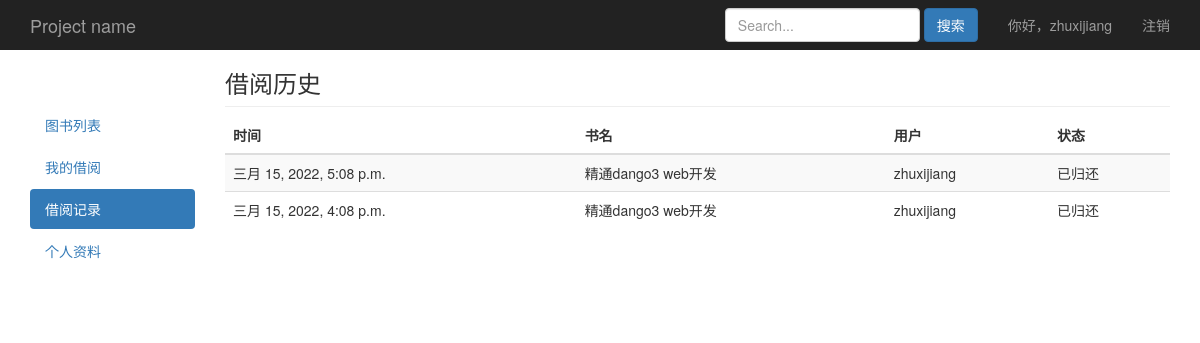
Before: /book/record/ (signed in) with the older database file.
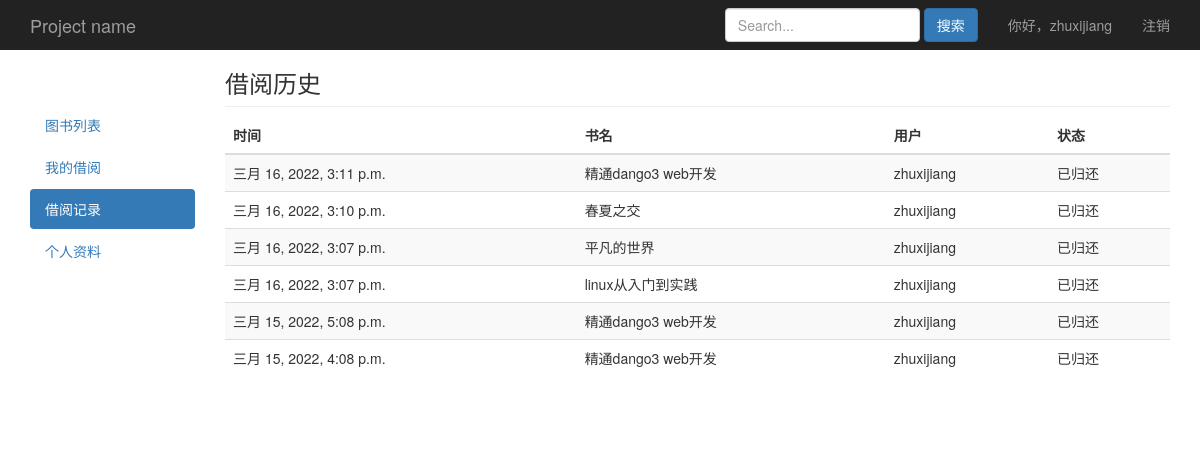
After: the same page with the newer database file.
### book/models.py (models this page shows)
class Order(models.Model):
    choice_status = (
        (1,'预定中'),
        (2,'已借阅'),
        (3,'归还中'),
        (4,'已归还'),
    )
    m_time = models.DateTimeField(auto_now=True,verbose_name='更新时间')
    username = models.ForeignKey(settings.AUTH_USER_MODEL,on_delete=models.CASCADE,related_name='log_username',verbose_name='用户')
    book = models.ForeignKey(Book,on_delete=models.CASCADE,related_name='log_book',verbose_name='书名')
    status = models.SmallIntegerField(choices=choice_status,verbose_name='状态')
    class Meta:
        verbose_name_plural = '借阅订单'
    def audit(self):
        if self.status == 1:
            return format_html(
                '<button type="button" class="el-button el-button--primary el-button--small"> \
                <a href="/borrow_out/{}/"><span style="color:#FFF">借出</span></a></button>',self.id
            )
        elif self.status == 3:
            return format_html(
                '<button type="button" class="el-button stop-submit el-button--danger el-button--small"> \
                <a href="/return_in/{}/"><span style="color:#FFF">归还</span></a></button>',self.id
            )
    audit.short_description = '审核'

class Book(models.Model):
    name = models.CharField(max_length=30,blank=False,verbose_name='书名')
    category = models.ForeignKey(Category,on_delete=models.CASCADE,default='',blank=False,related_name='books_category',verbose_name='类别')
    author = models.CharField(max_length=30,null=True,blank=False,verbose_name='作者')
    publisher = models.CharField(max_length=30,null=True,blank=False,verbose_name='出版社')
    count = models.IntegerField(default=1,verbose_name='库存')
    img = models.ImageField(upload_to='book_img/%Y/%m/%d/',blank=True,null=True,default='book_img/default.jpg',verbose_name='书籍图片')
    content = models.TextField(null=True,blank=True,verbose_name='内容简介')
    create_time = models.DateTimeField(auto_now_add=True,verbose_name='入库时间')
    class Meta:
        verbose_name_plural = '图书列表'
    def __str__(self):
        return self.name

class UserProfile(AbstractUser):
    choice_gender = (
        ('male','男'),
        ('female','女'),
    )
    gender = models.CharField(max_length=6,choices=choice_gender,default='male',verbose_name='性别')
    mobile = models.IntegerField(null=True,verbose_name='手机号码')
    class Meta:
        verbose_name_plural = '用户列表'
    def __str__(self):
        return self.username

### book/views.py (the view)
# urls.py: path('book/record/',views.record,name='book_record'),
@login_required
def record(request):
	obj_order = Order.objects.filter(username=request.user,status=4).order_by('-m_time')
	paginator = Paginator(obj_order,10)
	page = request.GET.get('page')
	try:
		obj_order = paginator.page(page)
	except PageNotAnInteger:
		obj_order = paginator.page(1)
	except EmptyPage:
		obj_order = paginator.page(paginator.num_pages)
	return render(request,'book/record.html',locals())

### book/templates/book/record.html (shortened to what this page needs)
{% extends "book/base.html" %}
{% block nav%}
<ul class="nav nav-pills nav-stacked">
  <li><a href="/">图书列表</a></li>
  <li><a href="/book/myborrow/">我的借阅</a></li>
  <li class="active"><a href="/book/record/">借阅记录<span class="sr-only">(current)</span></a></li>
  <li><a href="/book/usercenter/">个人资料</a></li>
</ul>
{% endblock %}
{% block content %}
<h3 class="sub-header">借阅历史</h3>
<div class="table-responsive">
  <table class="table table-striped">
    <thead>
      <tr>
        <th>时间</th>
        <th>书名</th>
        <th>用户</th>
        <th>状态</th>
      </tr>
    </thead>
    <tbody>
      {% for field in obj_order %}
      <tr>
        <td>{{field.m_time}}</td>
        <td>{{field.book}}</td>
        <td>{{field.username}}</td>
        <td>{{field.get_status_display}}</td>
      </tr>
      {% endfor %}
    </tbody>
  </table>
</div>
{% endblock %}

Changed rows visible on the page:
now on this page (row edited): Order: m_time "三月 16, 2022, 3:11 p.m.", book "精通dango3 web开发", username "zhuxijiang", status "已归还"
now on this page (row edited): Order: m_time "三月 16, 2022, 3:10 p.m.", book "春夏之交", username "zhuxijiang", status "已归还"
now on this page (row edited): Order: m_time "三月 16, 2022, 3:07 p.m.", book "平凡的世界", username "zhuxijiang", status "已归还"
now on this page (row edited): Order: m_time "三月 16, 2022, 3:07 p.m.", book "linux从入门到实践", username "zhuxijiang", status "已归还"
